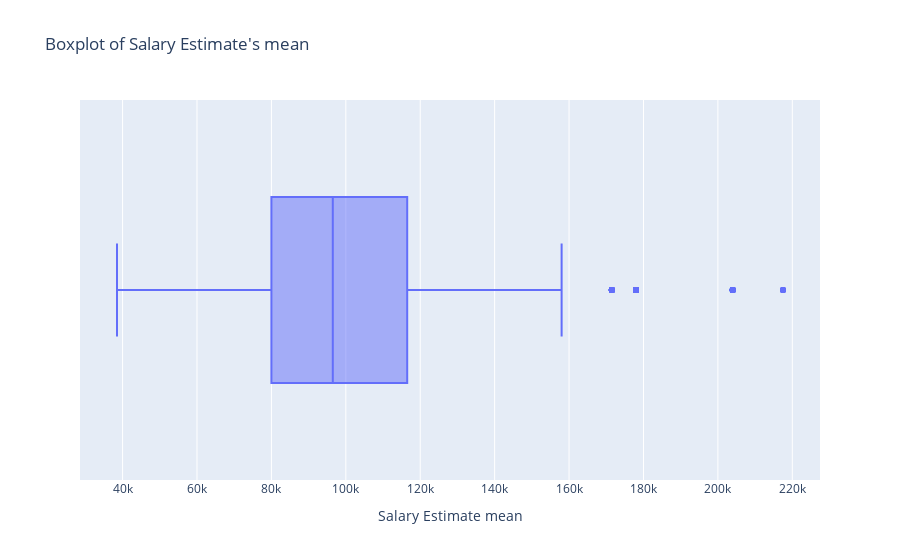

Notebook code for this chart:
### Code cell
px.box(df, x='Salary Estimate mean', title='Boxplot of Salary Estimate\'s mean')

### Figure 1 — Plotly figure (JSON) as saved in the notebook; plotly's stock layout.template omitted (floating-point values rounded to 4 significant figures; data arrays with more than 128 entries replaced by an {"elided": "..."} marker saying what was removed)
{"data": [{"alignmentgroup": "True", "hovertemplate": "Salary Estimate mean=%{x}<extra></extra>", "legendgroup": "", "marker": {"color": "#636efa"}, "name": "", "notched": false, "offsetgroup": "", "orientation": "h", "showlegend": false, "type": "box", "x": {"elided": "2247 int values"}, "x0": " ", "xaxis": "x", "y0": " ", "yaxis": "y"}], "layout": {"boxmode": "group", "legend": {"tracegroupgap": 0}, "title": {"text": "Boxplot of Salary Estimate's mean"}, "xaxis": {"anchor": "y", "domain": [0, 1], "title": {"text": "Salary Estimate mean"}}, "yaxis": {"anchor": "x", "domain": [0, 1]}}}
